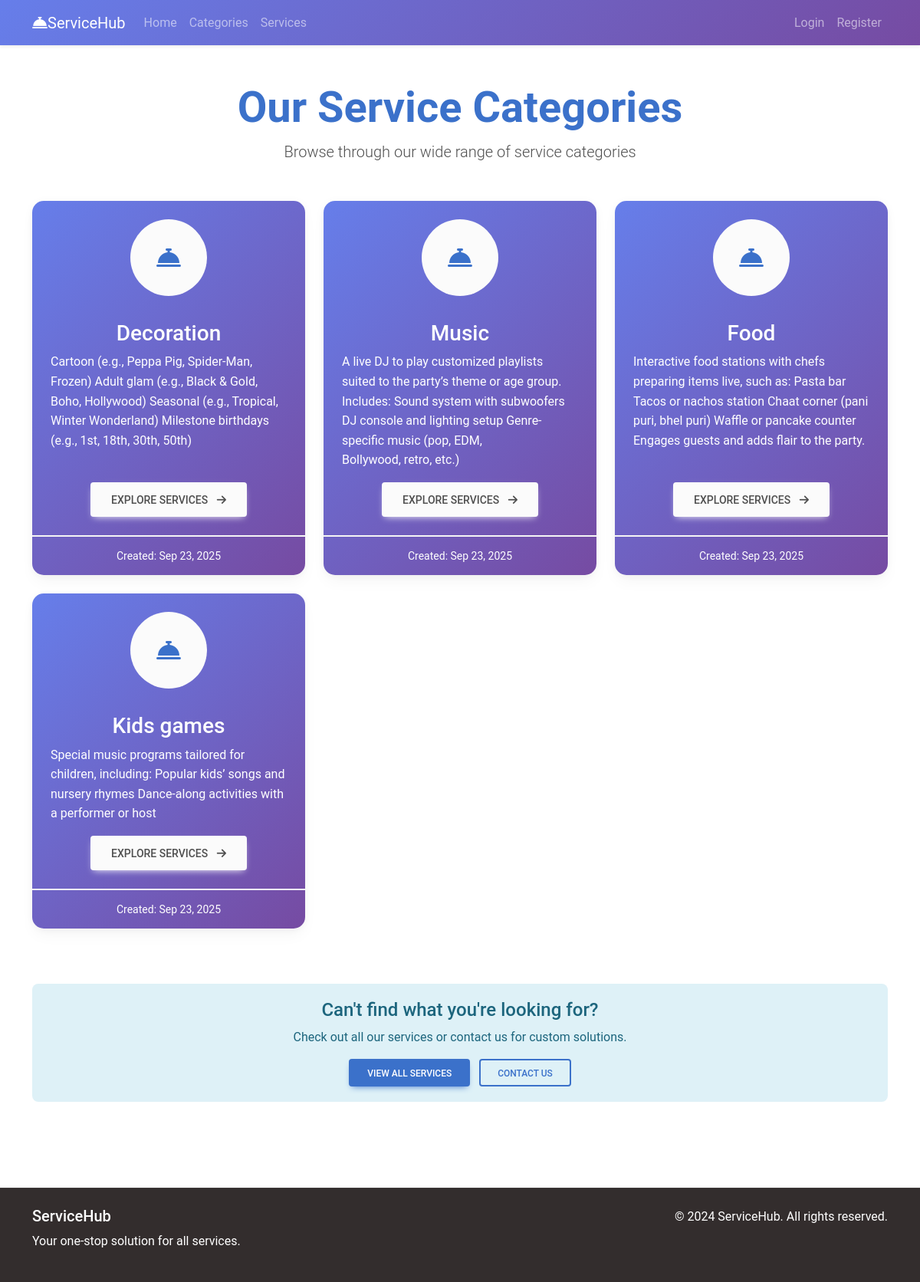
Page /categories/ on the committed database.
### service_app/models.py (models this page shows, shortened)
class Category(models.Model):
    title = models.CharField(max_length=200)
    slug = models.SlugField(unique=True, max_length=200)
    description = models.TextField()
    created_at = models.DateTimeField(auto_now_add=True)
    image = models.ImageField(upload_to='categories/', blank=True, null=True)
    class Meta:
        verbose_name_plural = "Categories"

### service_app/views.py (the view)
# urls.py: path('categories/', views.category_list, name='category_list'),
def category_list(request):
    categories = Category.objects.all()
    return render(request, 'categories.html', {'categories': categories})

### service_app/context_processors.py (called while the page is built)
def cart_count(request):
    if request.user.is_authenticated:
        cart_items_count = Cart.objects.filter(user=request.user).count()
    else:
        cart_items_count = 0
    return {'cart_items_count': cart_items_count}

### templates/categories.html (shortened to what this page needs)
{% extends 'base.html' %}
{% block content %}
<div class="container py-5 animate-fade-in">
    <div class="text-center mb-5">
        <h1 class="display-4 fw-bold text-primary">Our Service Categories</h1>
        <p class="lead">Browse through our wide range of service categories</p>
    </div>
    <div class="row">
        {% for category in categories %}
        <div class="col-lg-4 col-md-6 mb-4">
            <div class="card category-card h-100 text-white">
                <div class="card-body d-flex flex-column">
                    <div class="text-center mb-3">
                        {% if category.image %}
                        <img src="{{ category.image.url }}" class="img-fluid rounded-circle mb-3" alt="{{ category.title }}" style="width: 100px; height: 100px; object-fit: cover;">
                        {% else %}
                        <div class="rounded-circle bg-light d-flex align-items-center justify-content-center mx-auto mb-3" style="width: 100px; height: 100px;">
                            <i class="fas fa-concierge-bell fa-2x text-primary"></i>
                        </div>
                        {% endif %}
                    </div>
                    <h3 class="card-title text-center">{{ category.title }}</h3>
                    <p class="card-text flex-grow-1">{{ category.description }}</p>
                    <div class="text-center mt-auto">
                        <a href="{% url 'service_list_by_category' category.slug %}" class="btn btn-light btn-lg">
                            Explore Services
                            <i class="fas fa-arrow-right ms-2"></i>
                        </a>
                    </div>
                </div>
                <div class="card-footer text-center">
                    <small>Created: {{ category.created_at|date:"M d, Y" }}</small>
                </div>
            </div>
        </div>
        {% endfor %}
    </div>
    {% if categories %}
    <div class="text-center mt-5">
        <div class="alert alert-info">
            <h4>Can't find what you're looking for?</h4>
            <p>Check out all our services or contact us for custom solutions.</p>
            <a href="{% url 'service_list' %}" class="btn btn-primary me-2">View All Services</a>
            <a href="#" class="btn btn-outline-primary">Contact Us</a>
        </div>
    </div>
    {% endif %}
</div>
{% endblock %}

### static/css/styles.css (style rules this page uses)
.animate-fade-in { animation: fade-in 420ms ease-out both; }
.service-card, .category-card, .card.shadow, .card.h-100 { transition: transform 220ms ease, box-shadow 220ms ease; }
.btn { transition: transform 120ms ease, box-shadow 120ms ease; }

### templates/base.html (style rules this page uses)
.category-card { background: linear-gradient(45deg, #f093fb 0%, #f5576c 100%); color: white; }

### templates/categories.html (style rules this page uses)
.category-card { background: linear-gradient(135deg, #667eea 0%, #764ba2 100%); border: none; border-radius: 15px; transition: transform 0.3s ease, box-shadow 0.3s ease; }

### rows in the picture
Category: title "Decoration", description "Cartoon (e.g., Peppa Pig, Spider-Man, Frozen) Adult glam (e.g., Black & Gold, Boho, Hollywood) Seasonal (e.g., Tropical, Winter Wonderland) Milestone birthdays (e.g., 1st, 18th, 30th, 50th)", created_at "Sep 23, 2025"
Category: title "Music", description "A live DJ to play customized playlists suited to the party’s theme or age group. Includes: Sound system with subwoofers DJ console and lighting setup Genre-specific music (pop, EDM, Bollywood, retro, etc.)", created_at "Sep 23, 2025"
Category: title "Food", description "Interactive food stations with chefs preparing items live, such as: Pasta bar Tacos or nachos station Chaat corner (pani puri, bhel puri) Waffle or pancake counter Engages guests and adds flair to the party.", created_at "Sep 23, 2025"
Category: title "Kids games", description "Special music programs tailored for children, including: Popular kids’ songs and nursery rhymes Dance-along activities with a performer or host", created_at "Sep 23, 2025"
